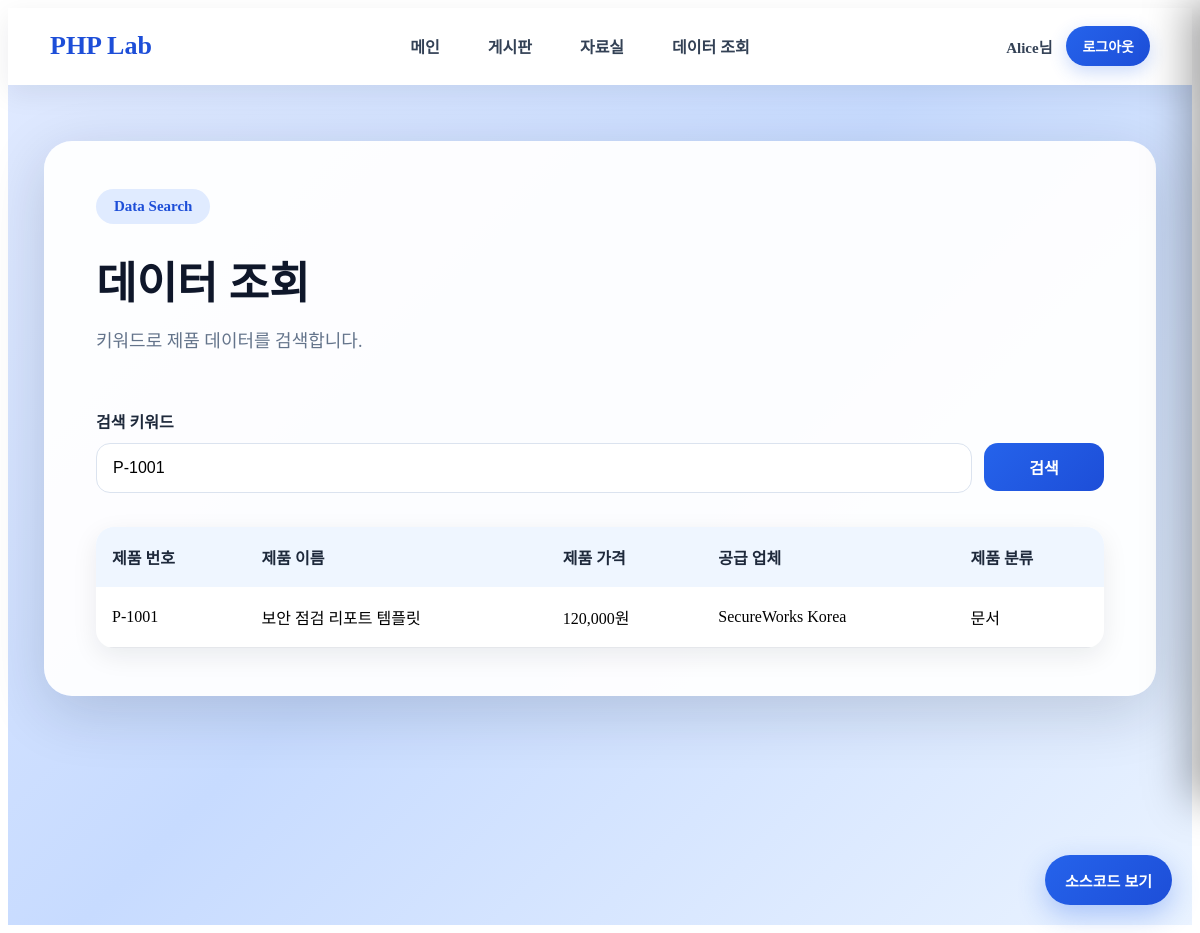
The page /data_search.php?keyword=P-1001 (signed in) on the database its author committed.
### tables this page shows
CREATE TABLE products (
    id INT AUTO_INCREMENT PRIMARY KEY,
    product_no VARCHAR(50) NOT NULL,
    product_name VARCHAR(255) NOT NULL,
    product_price INT NOT NULL,
    supplier VARCHAR(255) NOT NULL,
    category VARCHAR(100) NOT NULL
) DEFAULT CHARSET=utf8mb4 COLLATE=utf8mb4_unicode_ci;

### src/data_search.php (the view, shortened to what this page needs)
<?php
require_once "layout.php";
$keyword = $_GET["keyword"] ?? "";
$products = [];
$db = get_db();
if ($keyword !== "") {
    $sql = "
        SELECT *
        FROM products
        WHERE product_no LIKE '%{$keyword}%'
           OR product_name LIKE '%{$keyword}%'
           OR supplier LIKE '%{$keyword}%'
           OR category LIKE '%{$keyword}%'
        ORDER BY id DESC
    ";
    $stmt = $db->query($sql);
    $products = $stmt->fetchAll();
}
?>
<div class="modern-page-wrapper">
    <section class="modern-page-card">
        <div class="page-title-row">
            <div>
                <div class="hero-badge">Data Search</div>
                <h1>데이터 조회</h1>
                <p>키워드로 제품 데이터를 검색합니다.</p>
            </div>
        </div>
        <form method="get" class="search-form">
            <label>검색 키워드</label>
            <div class="search-row">
                <input
                    type="text"
                    name="keyword"
                    placeholder="제품 번호, 제품 이름, 공급 업체, 제품 분류 검색"
                    value="<?= htmlspecialchars($keyword) ?>"
                >
                <button type="submit" class="modern-primary-btn">검색</button>
            </div>
        </form>
        <table class="modern-table">
            <thead>
                <tr>
                    <th>제품 번호</th>
                    <th>제품 이름</th>
                    <th>제품 가격</th>
                    <th>공급 업체</th>
                    <th>제품 분류</th>
                </tr>
            </thead>
            <tbody>
                <?php foreach ($products as $product): ?>
                    <tr>
                        <td><?= htmlspecialchars($product["product_no"]) ?></td>
                        <td><?= htmlspecialchars($product["product_name"]) ?></td>
                        <td><?= number_format($product["product_price"]) ?>원</td>
                        <td><?= htmlspecialchars($product["supplier"]) ?></td>
                        <td><?= htmlspecialchars($product["category"]) ?></td>
                    </tr>
                <?php endforeach; ?>
            </tbody>
        </table>
    </section>
</div>

### src/style.css (style rules this page uses)
.hero-badge { display: inline-block; padding: 9px 18px; border-radius: 999px; background: #e0ebff; color: #1d4ed8; font-size: 15px; font-weight: 700; margin-bottom: 24px; }
.modern-page-wrapper { min-height: calc(100vh - 72px); display: flex; justify-content: center; align-items: flex-start; padding: 56px 36px; background: linear-gradient(135deg, #dfe9ff 0%, #c7dbff 45%, #eaf3ff 100%); }
.modern-page-card { width: 100%; max-width: 1180px; background: rgba(255,255,255,0.95); border-radius: 28px; padding: 48px 52px; box-shadow: 0 16px 60px rgba(15,23,42,0.16); }
.page-title-row { display: flex; align-items: center; justify-content: space-between; gap: 24px; margin-bottom: 34px; }
.modern-page-card h1 { margin: 0; font-size: 44px; font-weight: 900; color: #0f172a; }
.modern-page-card p, .page-subtitle { margin-top: 14px; font-size: 18px; line-height: 1.7; color: #64748b; }
.modern-table { width: 100%; border-collapse: collapse; overflow: hidden; border-radius: 18px; background: white; box-shadow: 0 8px 26px rgba(15,23,42,0.08); }
.modern-table th { background: #eff6ff; color: #1e293b; font-size: 16px; padding: 18px 16px; text-align: left; }
.modern-table td { padding: 18px 16px; border-bottom: 1px solid #e5e7eb; font-size: 16px; }
.modern-primary-btn { display: inline-flex; justify-content: center; align-items: center; height: 48px; padding: 0 22px; border: none; border-radius: 14px; background: linear-gradient(135deg, #2563eb, #1d4ed8); color: white; font-size: 16px; font-weight: 800; text-decoration: none; cursor: pointer; }
.modern-form label, .search-form label { display: block; margin: 18px 0 10px; font-size: 16px; font-weight: 800; color: #1e293b; }
.modern-form input, .modern-form textarea, .search-form input { width: 100%; border-radius: 14px; border: 1px solid #dbe3ef; padding: 15px 16px; font-size: 16px; box-sizing: border-box; }
.search-form { margin-bottom: 34px; }
.search-row { display: flex; gap: 12px; }
.search-row input { flex: 1; }
.search-row button { width: 120px; }

### rows shown on the page
products: product_no "P-1001", product_name "보안 점검 리포트 템플릿", product_price "120,000", supplier "SecureWorks Korea", category "문서"

### other values the page prints
$userName "Alice"
